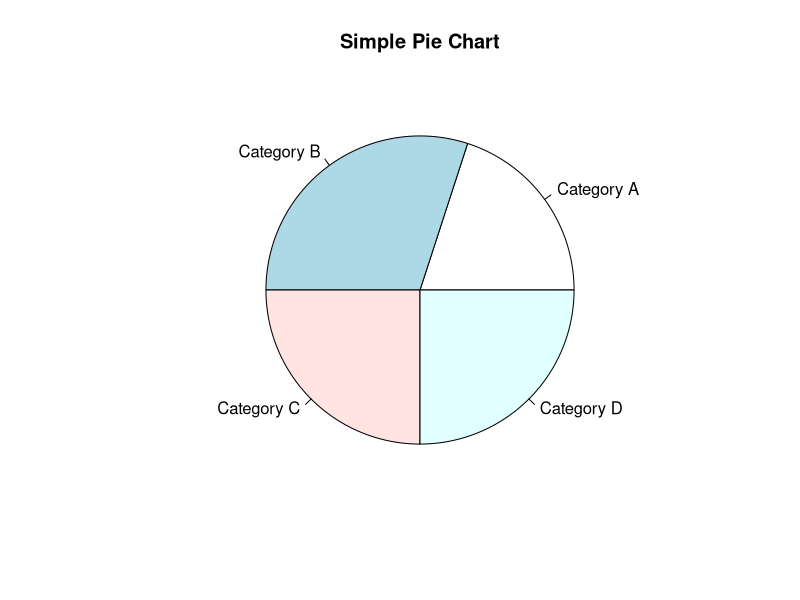

R code for this plot:
labels <- c("Category A", "Category B", "Category C", "Category D")
sizes <- c(20, 30, 25, 25)  # sizes in percentage
pie(sizes, labels = labels, main = "Simple Pie Chart")
